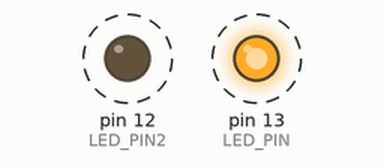
The sketch below on a simulated Arduino Uno, built with avr-gcc and run on an emulated ATmega328P. Parts: output pins drawn as LEDs (lit = HIGH). Dashed ring = blinking. What the sketch prints to the serial monitor is not drawn.

Above: at 0.5 s.
Timing chart, 0 to 4.6 s (numbered marks = the images above):
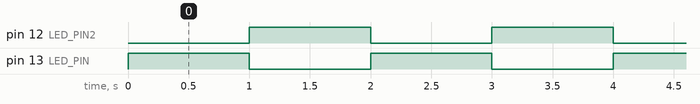

Measured:
- by itself, pin 12 (LED_PIN2), pin 13 (LED_PIN): alternates HIGH for 1.0 s and LOW for 1.0 s

The sketch:

blinking_external_led_2.ino
```cpp
#define LED_PIN 13
#define LED_PIN2 12

void setup() {
  pinMode(LED_PIN, OUTPUT);
  pinMode(LED_PIN2, OUTPUT);
  Serial.begin(9600);
}

void loop() {
  digitalWrite(LED_PIN, HIGH);
  digitalWrite(LED_PIN2, LOW);
  Serial.println("ON");
  delay(1000);
  digitalWrite(LED_PIN, LOW);
  digitalWrite(LED_PIN2, HIGH);
  Serial.println("OFF");
  delay(1000);
}
```
